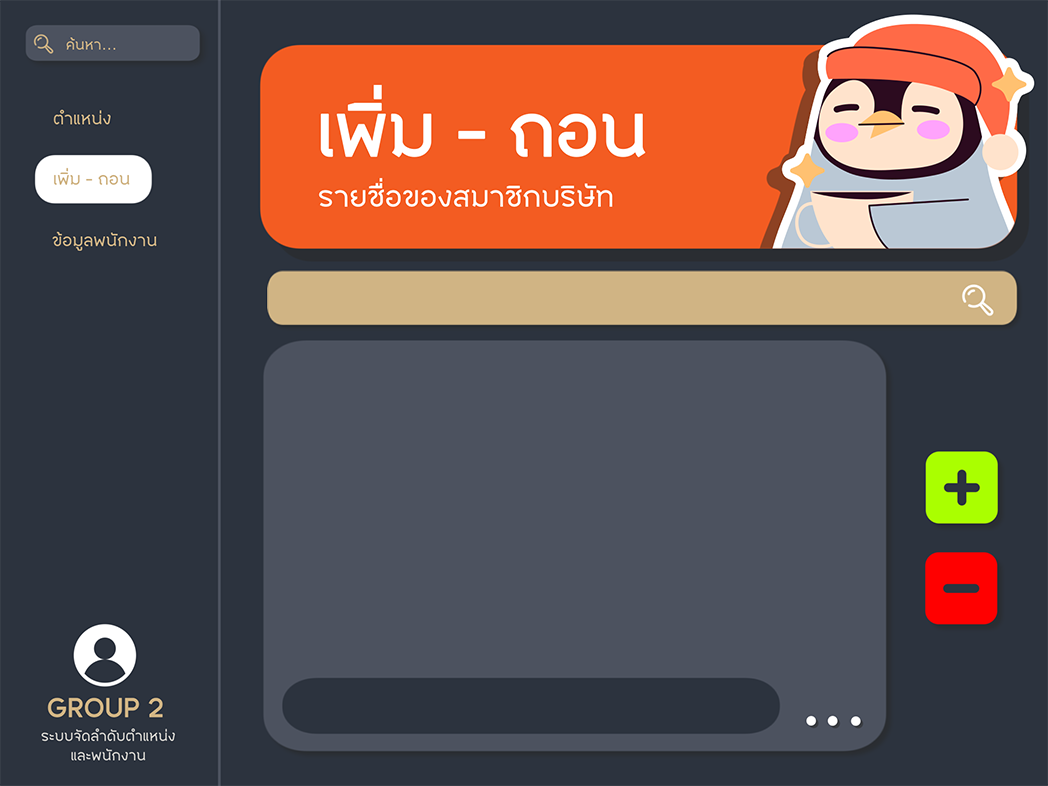
#> input picture UI/bg_page2.png, 1048 x 786 px
$ python a.py
#> lines starting #> are read from the running program, lines starting #| are printed output that depends on the picture; after the words box and inside, x2 and y2 are one past the last pixel; in counts of white or black regions, pixels touching at a corner belong together
import numpy as np
from PIL import Image, ImageDraw

# Open the input image as numpy array, convert to RGB
img=Image.open("UI/bg_page2.png").convert("RGB")
npImage=np.array(img)
h,w=img.size
#> h = 1048; w = 786

# Create same size alpha layer with circle
alpha = Image.new('L', img.size,0)
#> alpha: PIL image 1048x786 L; every value is 0
draw = ImageDraw.Draw(alpha)
draw.pieslice([0,0,h,w],0,360,fill=255)

# Convert alpha Image to numpy array
npAlpha=np.array(alpha)
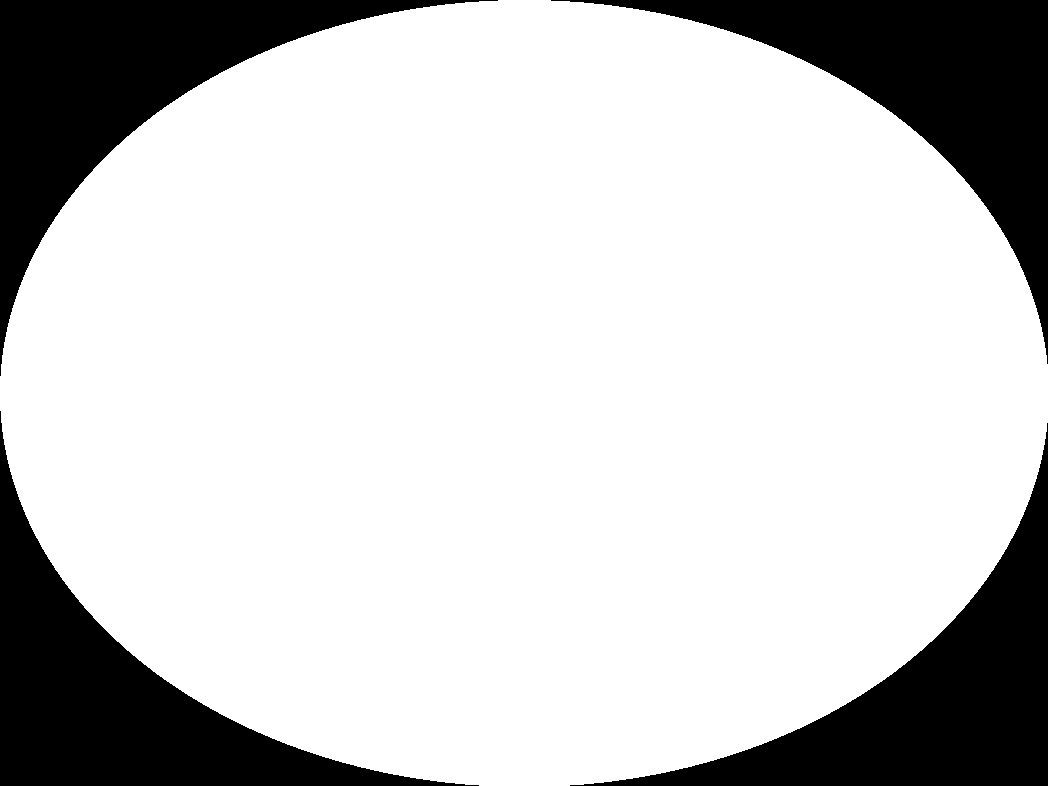
#> npAlpha: shape (786, 1048); 78.7% white; 4 black regions, box (x1, y1, x2, y2) and area: (0, 0, 498, 376) 44322, (551, 0, 1048, 364) 43946, (0, 411, 479, 786) 43824, (570, 423, 1048, 786) 43449

# Add alpha layer to RGB
npImage=np.dstack((npImage,npAlpha))
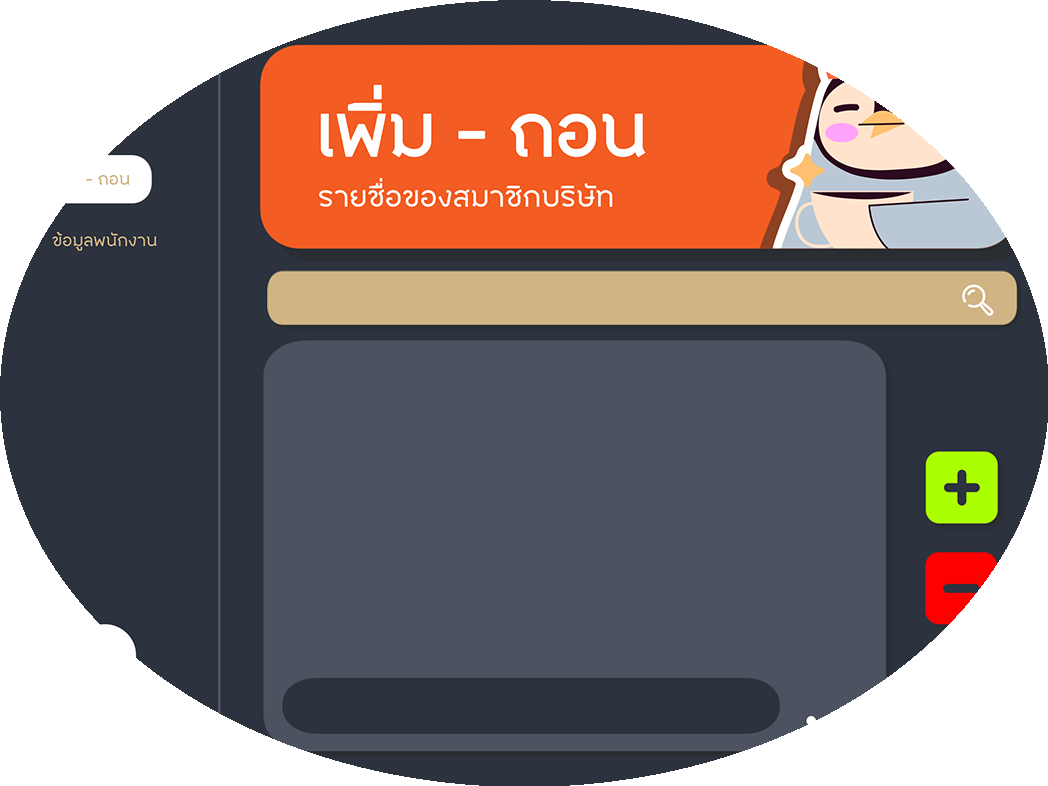
#> npImage: shape (786, 1048, 4); mean R, G, B, A 101.3, 82.7, 79.7, 200.7; transparent parts drawn white

# Save with alpha
Image.fromarray(npImage).save('DCIM/result.png')

$ run again, with UI/bg_page1.png copied over UI/bg_page2.png
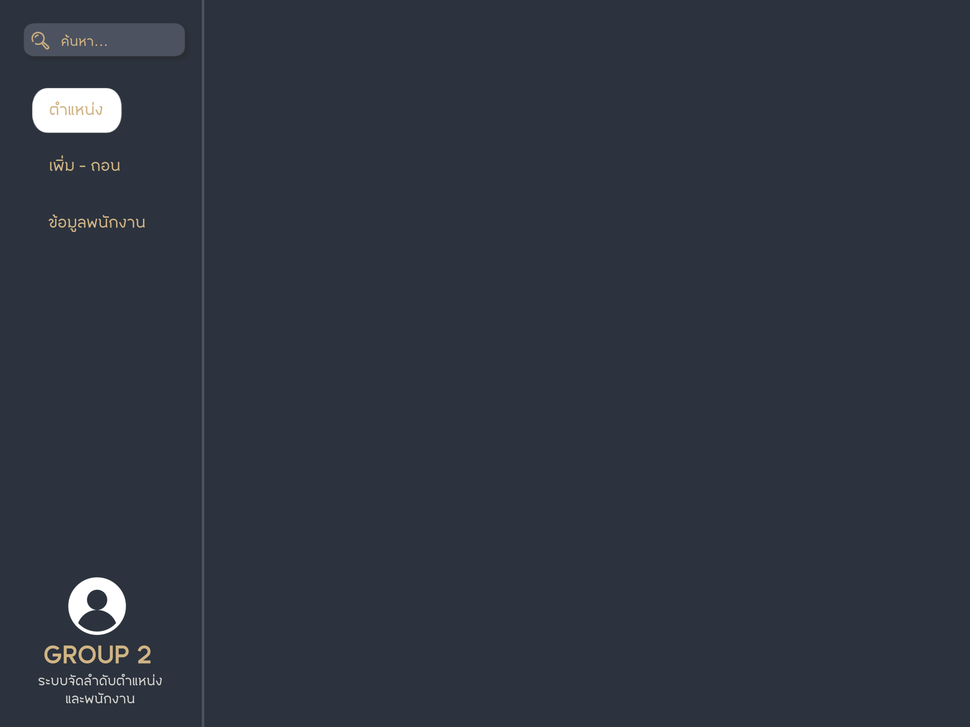
#> input picture UI/bg_page1.png, 970 x 727 px, shrunk from 2048 x 1536 before the run
#> img is the input picture: PIL image 970x727 RGB; mean R, G, B 46.4, 53.2, 64
#> alpha: PIL image 970x727 L; every value is 0
#> `npAlpha=np.array(alpha)`:
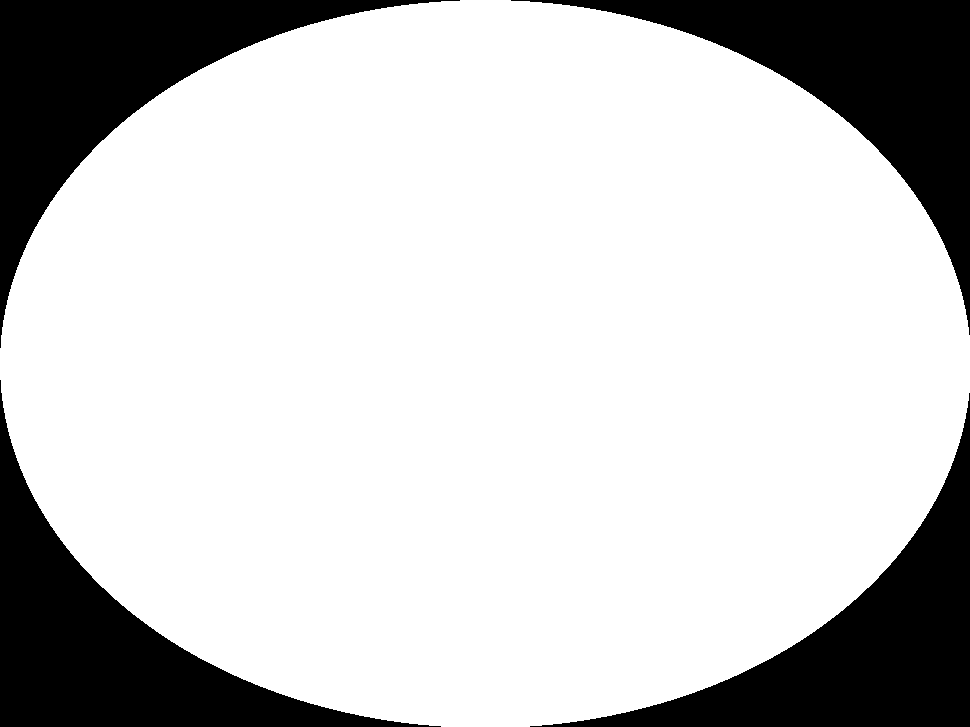
#> npAlpha: shape (727, 970); 78.7% white; 4 black regions, box (x1, y1, x2, y2) and area: (0, 0, 460, 348) 37948, (511, 0, 970, 335) 37600, (0, 380, 441, 727) 37488, (530, 393, 970, 727) 37141
#> `npImage=np.dstack((npImage,npAlpha))`:
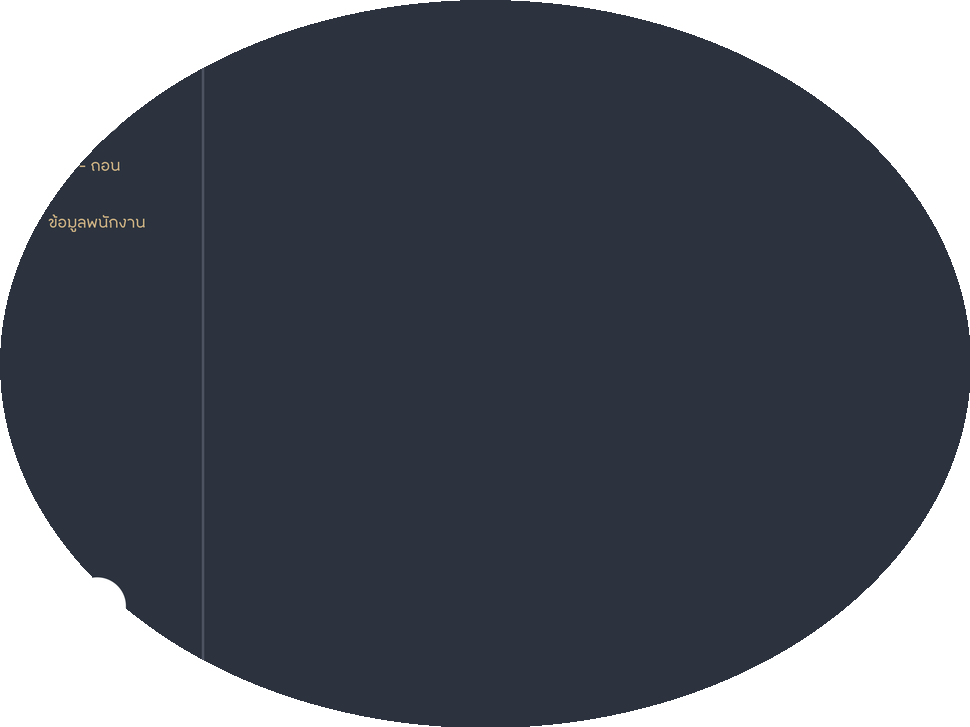
#> npImage: shape (727, 970, 4); mean R, G, B, A 46.4, 53.2, 64, 200.7; transparent parts drawn white

$ run again, with UI/bg_page3.png copied over UI/bg_page2.png
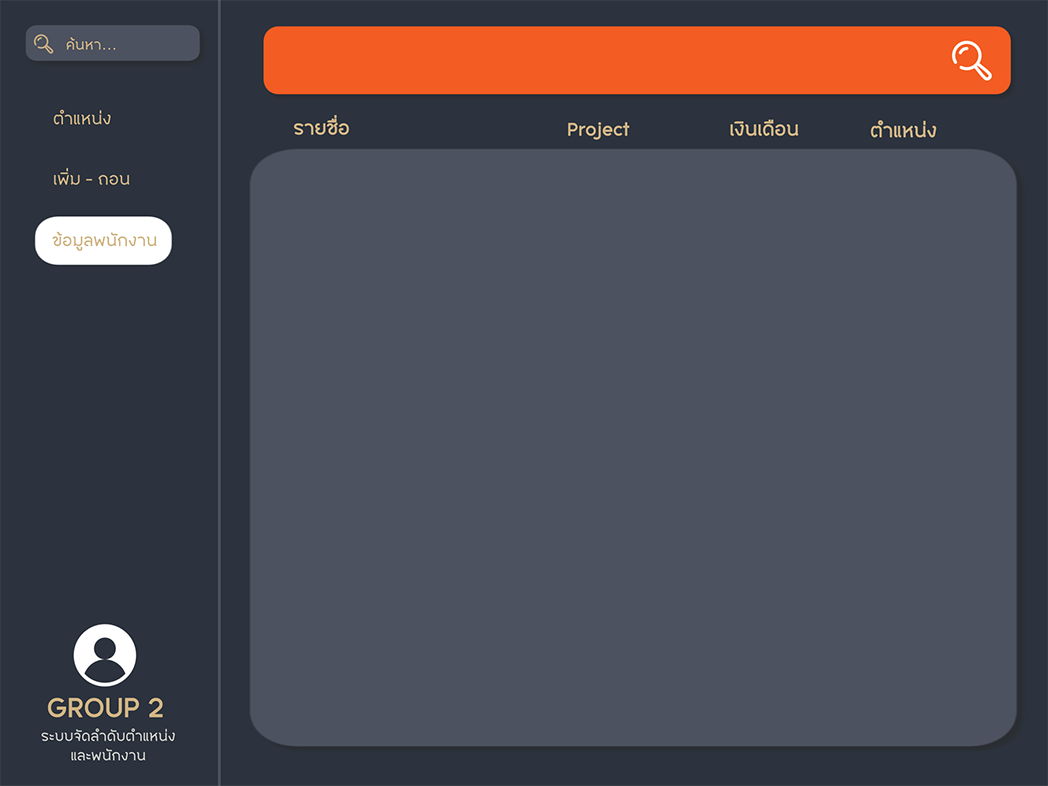
#> input picture UI/bg_page3.png, 1048 x 786 px
#> alpha: PIL image 1048x786 L; every value is 0
#> npAlpha: shape (786, 1048); 78.7% white; 4 black regions, box (x1, y1, x2, y2) and area: (0, 0, 498, 376) 44322, (551, 0, 1048, 364) 43946, (0, 411, 479, 786) 43824, (570, 423, 1048, 786) 43449
#> `npImage=np.dstack((npImage,npAlpha))`:
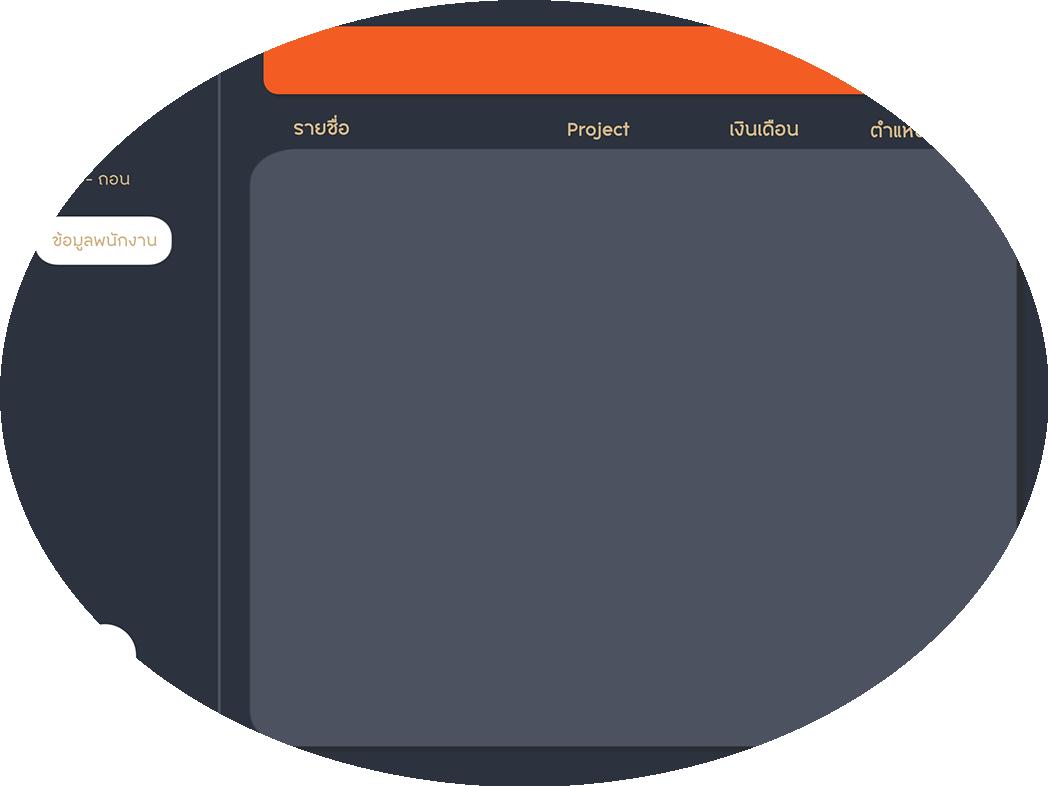
#> npImage: shape (786, 1048, 4); mean R, G, B, A 77, 73.5, 81, 200.7; transparent parts drawn white

$ run again, with UI/bg_page1_10.png copied over UI/bg_page2.png
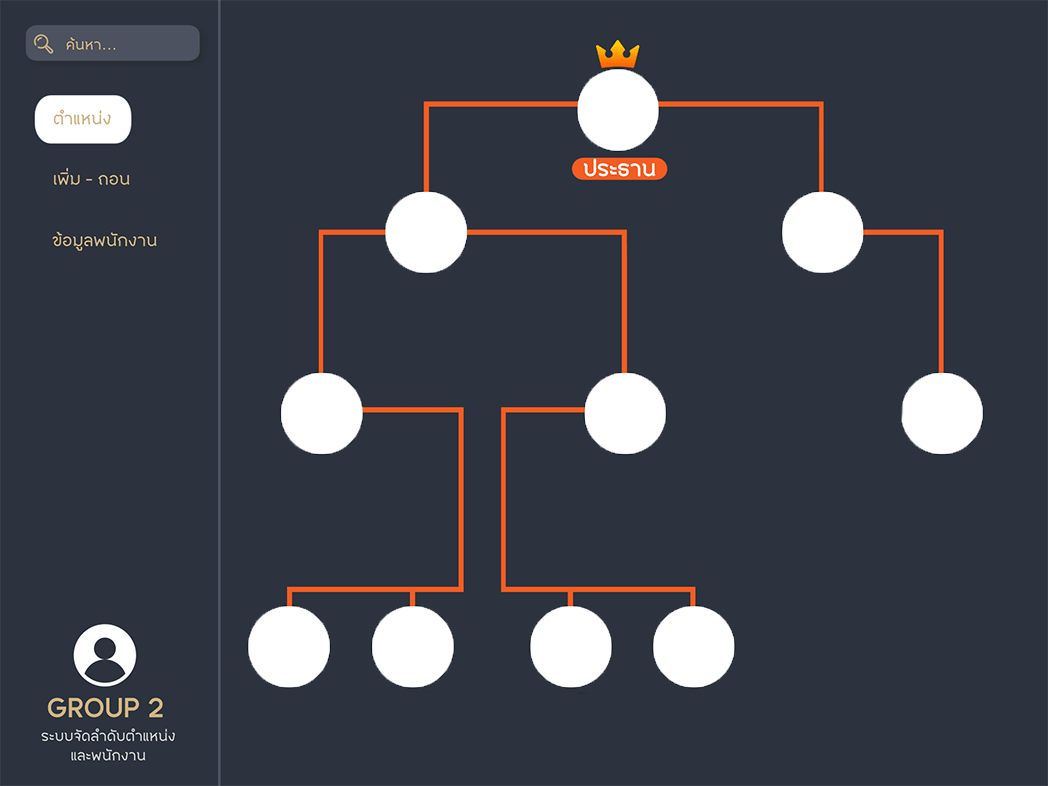
#> input picture UI/bg_page1_10.png, 1048 x 786 px
#> alpha: PIL image 1048x786 L; every value is 0
#> npAlpha: shape (786, 1048); 78.7% white; 4 black regions, box (x1, y1, x2, y2) and area: (0, 0, 498, 376) 44322, (551, 0, 1048, 364) 43946, (0, 411, 479, 786) 43824, (570, 423, 1048, 786) 43449
#> `npImage=np.dstack((npImage,npAlpha))`:
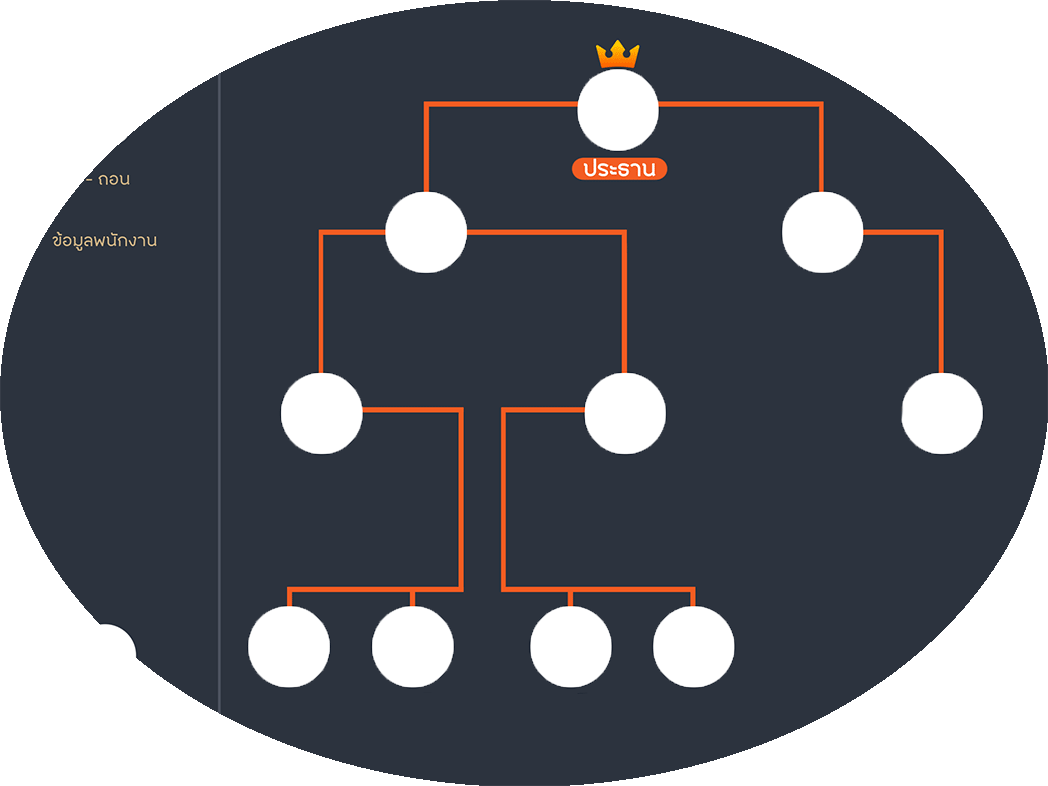
#> npImage: shape (786, 1048, 4); mean R, G, B, A 63.1, 67, 75.9, 200.7; transparent parts drawn white
